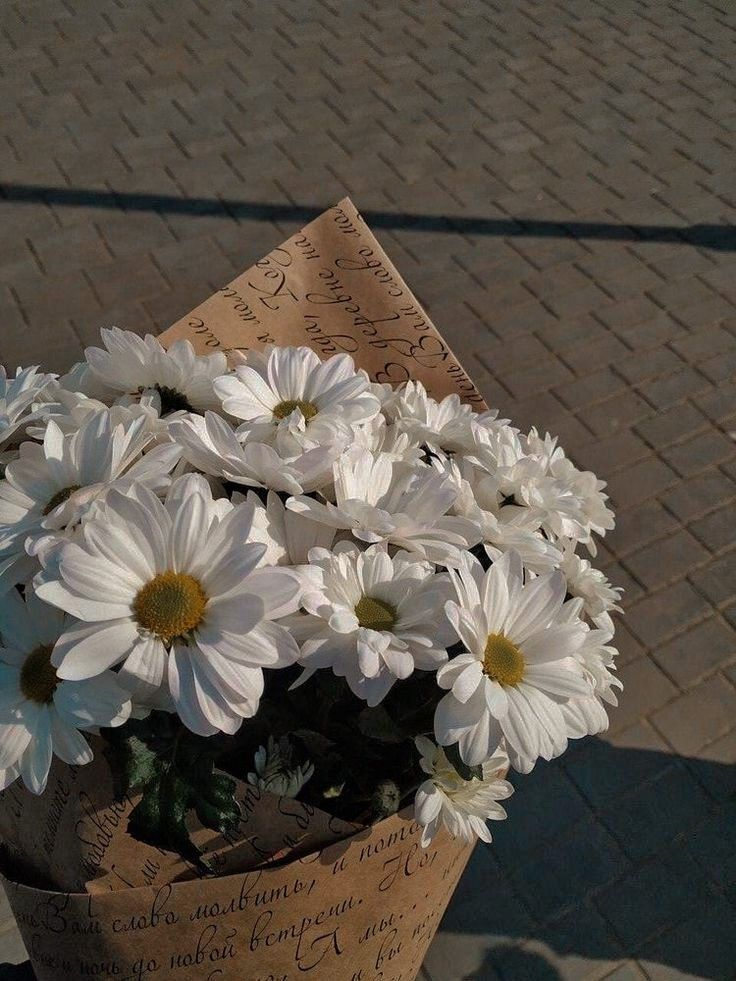
#> input picture bunga.jpeg, 736 x 981 px
$ python MedianFilter.py
#> lines starting #> are read from the running program, lines starting #| are printed output that depends on the picture
import numpy as np
import cv2

def median_filter(image, kernel_size):
    padded_image = cv2.copyMakeBorder(image, kernel_size, kernel_size, kernel_size, kernel_size, cv2.BORDER_REFLECT)
    output_image = np.zeros_like(image)

    for i in range(kernel_size, padded_image.shape[0] - kernel_size):
        for j in range(kernel_size, padded_image.shape[1] - kernel_size):
            window = padded_image[i - kernel_size: i + kernel_size + 1, j - kernel_size: j + kernel_size + 1]
            output_image[i - kernel_size, j - kernel_size] = np.median(window)

    return output_image
#Input Gambar
image = cv2.imread('bunga.jpeg', 0)
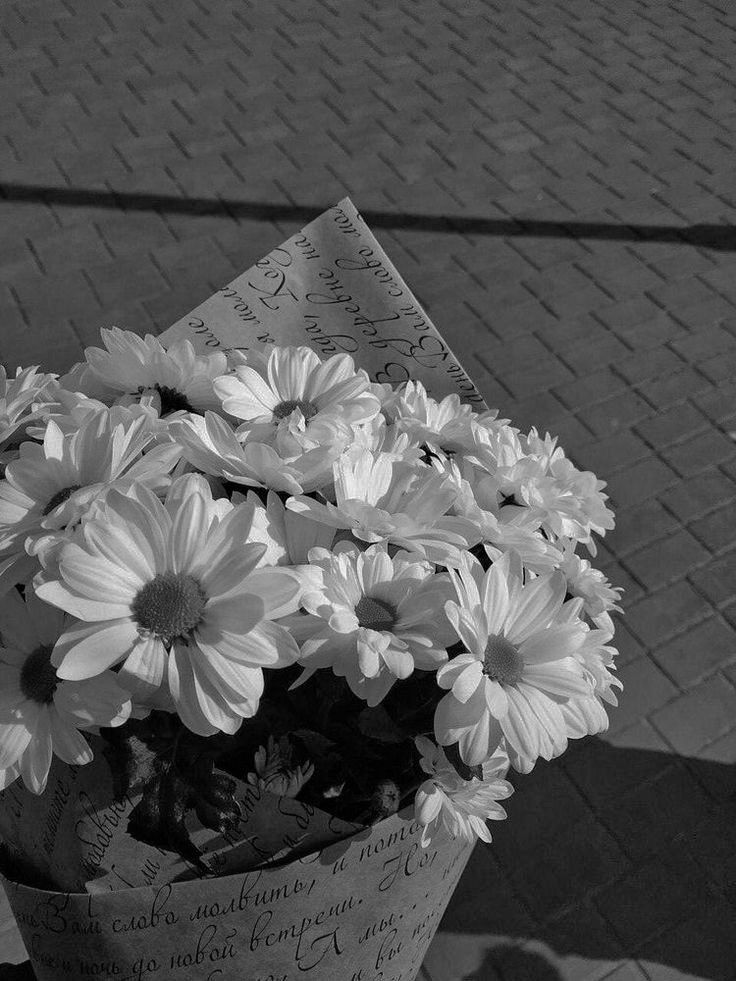
#> image: shape (981, 736); min 0, max 255, mean 85.1

# Gunakan median filter
filtered_image = median_filter(image, 3)
#> in median_filter, `padded_image = cv2.copyMakeBorder(image, kernel_size, kernel_size, ker..`:
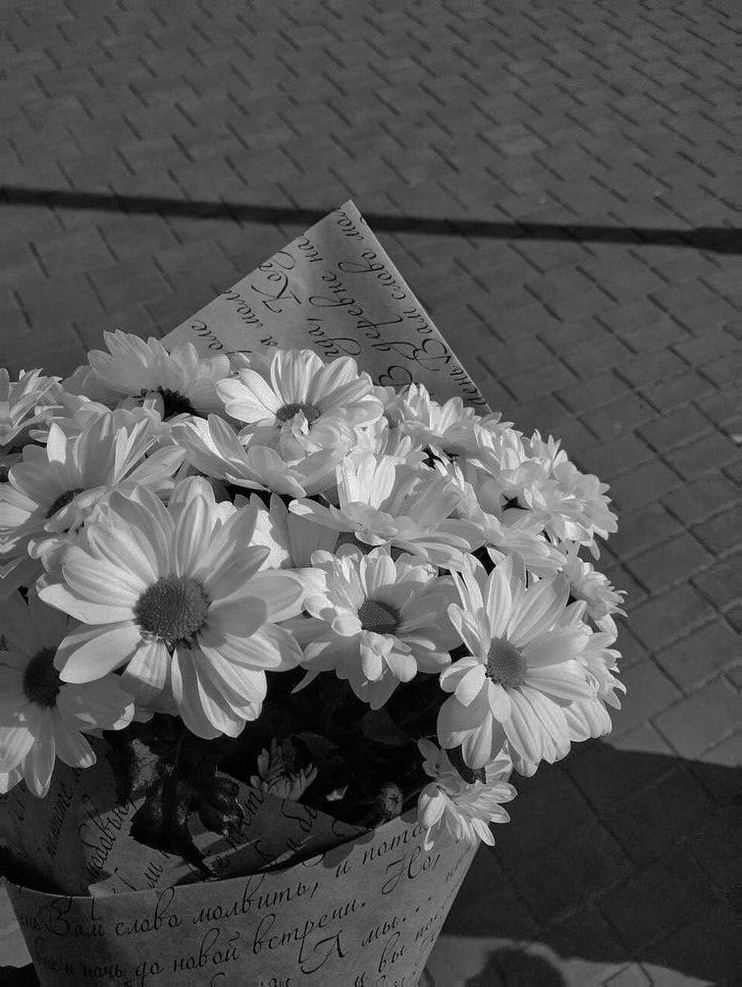
#> padded_image: shape (987, 742); min 0, max 255, mean 84.9

# Simpan
cv2.imwrite('OutputMedianFilter.jpeg', filtered_image)
